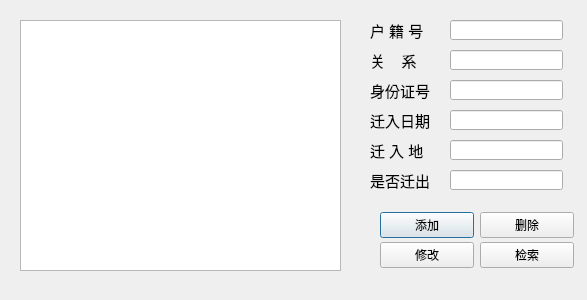
<?xml version="1.0" encoding="UTF-8"?>
<ui version="4.0">
 <class>RINctrl</class>
 <widget class="QDialog" name="RINctrl">
  <property name="geometry">
   <rect>
    <x>0</x>
    <y>0</y>
    <width>587</width>
    <height>300</height>
   </rect>
  </property>
  <property name="windowTitle">
   <string>Dialog</string>
  </property>
  <widget class="QLineEdit" name="wherein">
   <property name="geometry">
    <rect>
     <x>450</x>
     <y>140</y>
     <width>113</width>
     <height>20</height>
    </rect>
   </property>
  </widget>
  <widget class="QLabel" name="label_6">
   <property name="geometry">
    <rect>
     <x>370</x>
     <y>110</y>
     <width>71</width>
     <height>21</height>
    </rect>
   </property>
   <property name="font">
    <font>
     <pointsize>11</pointsize>
    </font>
   </property>
   <property name="text">
    <string>迁入日期</string>
   </property>
  </widget>
  <widget class="QLineEdit" name="relation">
   <property name="geometry">
    <rect>
     <x>450</x>
     <y>50</y>
     <width>113</width>
     <height>20</height>
    </rect>
   </property>
  </widget>
  <widget class="QLabel" name="label">
   <property name="geometry">
    <rect>
     <x>370</x>
     <y>50</y>
     <width>81</width>
     <height>21</height>
    </rect>
   </property>
   <property name="font">
    <font>
     <pointsize>11</pointsize>
    </font>
   </property>
   <property name="text">
    <string>关    系</string>
   </property>
  </widget>
  <widget class="QLineEdit" name="indate">
   <property name="geometry">
    <rect>
     <x>450</x>
     <y>110</y>
     <width>113</width>
     <height>20</height>
    </rect>
   </property>
  </widget>
  <widget class="QLabel" name="label_7">
   <property name="geometry">
    <rect>
     <x>370</x>
     <y>140</y>
     <width>71</width>
     <height>21</height>
    </rect>
   </property>
   <property name="font">
    <font>
     <pointsize>11</pointsize>
    </font>
   </property>
   <property name="text">
    <string>迁 入 地</string>
   </property>
  </widget>
  <widget class="QLabel" name="label_3">
   <property name="geometry">
    <rect>
     <x>370</x>
     <y>80</y>
     <width>71</width>
     <height>21</height>
    </rect>
   </property>
   <property name="font">
    <font>
     <pointsize>11</pointsize>
    </font>
   </property>
   <property name="text">
    <string>身份证号</string>
   </property>
  </widget>
  <widget class="QLineEdit" name="id">
   <property name="geometry">
    <rect>
     <x>450</x>
     <y>80</y>
     <width>113</width>
     <height>20</height>
    </rect>
   </property>
  </widget>
  <widget class="QLabel" name="label_8">
   <property name="geometry">
    <rect>
     <x>370</x>
     <y>20</y>
     <width>71</width>
     <height>21</height>
    </rect>
   </property>
   <property name="font">
    <font>
     <pointsize>11</pointsize>
    </font>
   </property>
   <property name="text">
    <string>户 籍 号</string>
   </property>
  </widget>
  <widget class="QTableView" name="tableView">
   <property name="geometry">
    <rect>
     <x>20</x>
     <y>20</y>
     <width>321</width>
     <height>251</height>
    </rect>
   </property>
  </widget>
  <widget class="QLineEdit" name="number">
   <property name="geometry">
    <rect>
     <x>450</x>
     <y>20</y>
     <width>113</width>
     <height>20</height>
    </rect>
   </property>
  </widget>
  <widget class="QLabel" name="label_2">
   <property name="geometry">
    <rect>
     <x>370</x>
     <y>170</y>
     <width>71</width>
     <height>21</height>
    </rect>
   </property>
   <property name="font">
    <font>
     <pointsize>11</pointsize>
    </font>
   </property>
   <property name="text">
    <string>是否迁出</string>
   </property>
  </widget>
  <widget class="QLineEdit" name="boolout">
   <property name="geometry">
    <rect>
     <x>450</x>
     <y>170</y>
     <width>113</width>
     <height>20</height>
    </rect>
   </property>
  </widget>
  <widget class="QWidget" name="layoutWidget">
   <property name="geometry">
    <rect>
     <x>380</x>
     <y>210</y>
     <width>194</width>
     <height>30</height>
    </rect>
   </property>
   <layout class="QHBoxLayout" name="horizontalLayout_2">
    <item>
     <widget class="QPushButton" name="add">
      <property name="text">
       <string>添加</string>
      </property>
     </widget>
    </item>
    <item>
     <widget class="QPushButton" name="delete_2">
      <property name="text">
       <string>删除</string>
      </property>
     </widget>
    </item>
   </layout>
  </widget>
  <widget class="QWidget" name="layoutWidget">
   <property name="geometry">
    <rect>
     <x>380</x>
     <y>240</y>
     <width>194</width>
     <height>30</height>
    </rect>
   </property>
   <layout class="QHBoxLayout" name="horizontalLayout">
    <item>
     <widget class="QPushButton" name="change">
      <property name="text">
       <string>修改</string>
      </property>
     </widget>
    </item>
    <item>
     <widget class="QPushButton" name="search">
      <property name="text">
       <string>检索</string>
      </property>
     </widget>
    </item>
   </layout>
  </widget>
 </widget>
 <resources/>
 <connections/>
</ui>
